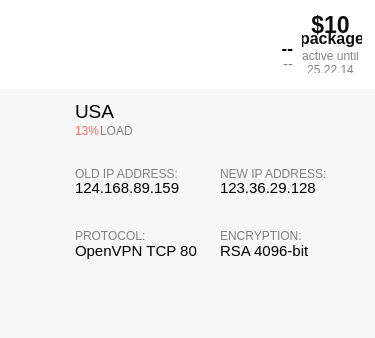
 <widget class="QDialog" name="ConnectionDialog">
  <property name="geometry">
   <rect>
    <x>0</x>
    <y>0</y>
    <width>375</width>
    <height>338</height>
   </rect>
  </property>
  <property name="windowTitle">
   <string>Safejumper</string>
  </property>
  <widget class="QFrame" name="frameLogo">
   <property name="geometry">
    <rect>
     <x>0</x>
     <y>0</y>
     <width>375</width>
     <height>89</height>
    </rect>
   </property>
   <property name="palette">
    <palette>
     <active>
      <colorrole role="Button">
       <brush brushstyle="SolidPattern">
        <color alpha="255">
         <red>255</red>
         <green>255</green>
         <blue>255</blue>
        </color>
       </brush>
      </colorrole>
      <colorrole role="Base">
       <brush brushstyle="SolidPattern">
        <color alpha="255">
         <red>255</red>
         <green>255</green>
         <blue>255</blue>
        </color>
       </brush>
      </colorrole>
      <colorrole role="Window">
       <brush brushstyle="SolidPattern">
        <color alpha="255">
         <red>255</red>
         <green>255</green>
         <blue>255</blue>
        </color>
       </brush>
      </colorrole>
     </active>
     <inactive>
      <colorrole role="Button">
       <brush brushstyle="SolidPattern">
        <color alpha="255">
         <red>255</red>
         <green>255</green>
         <blue>255</blue>
        </color>
       </brush>
      </colorrole>
      <colorrole role="Base">
       <brush brushstyle="SolidPattern">
        <color alpha="255">
         <red>255</red>
         <green>255</green>
         <blue>255</blue>
        </color>
       </brush>
      </colorrole>
      <colorrole role="Window">
       <brush brushstyle="SolidPattern">
        <color alpha="255">
         <red>255</red>
         <green>255</green>
         <blue>255</blue>
        </color>
       </brush>
      </colorrole>
     </inactive>
     <disabled>
      <colorrole role="Button">
       <brush brushstyle="SolidPattern">
        <color alpha="255">
         <red>255</red>
         <green>255</green>
         <blue>255</blue>
        </color>
       </brush>
      </colorrole>
      <colorrole role="Base">
       <brush brushstyle="SolidPattern">
        <color alpha="255">
         <red>255</red>
         <green>255</green>
         <blue>255</blue>
        </color>
       </brush>
      </colorrole>
      <colorrole role="Window">
       <brush brushstyle="SolidPattern">
        <color alpha="255">
         <red>255</red>
         <green>255</green>
         <blue>255</blue>
        </color>
       </brush>
      </colorrole>
     </disabled>
    </palette>
   </property>
   <property name="autoFillBackground">
    <bool>false</bool>
   </property>
   <property name="styleSheet">
    <string notr="true">QFrame
{
    background-color: #ffffff;
    border: 0;
}</string>
   </property>
   <property name="frameShape">
    <enum>QFrame::StyledPanel</enum>
   </property>
   <property name="frameShadow">
    <enum>QFrame::Raised</enum>
   </property>
   <widget class="QGraphicsView" name="gvLogoRound">
    <property name="geometry">
     <rect>
      <x>13</x>
      <y>16</y>
      <width>57</width>
      <height>57</height>
     </rect>
    </property>
    <property name="focusPolicy">
     <enum>Qt::NoFocus</enum>
    </property>
    <property name="styleSheet">
     <string notr="true">QGraphicsView
{
    border-image: url(:/imgs/logo2.png);
}</string>
    </property>
    <property name="interactive">
     <bool>false</bool>
    </property>
   </widget>
   <widget class="QLabel" name="L_Until">
    <property name="enabled">
     <bool>false</bool>
    </property>
    <property name="geometry">
     <rect>
      <x>300</x>
      <y>52</y>
      <width>61</width>
      <height>21</height>
     </rect>
    </property>
    <property name="font">
     <font>
      <pointsize>9</pointsize>
     </font>
    </property>
    <property name="styleSheet">
     <string notr="true">QLabel
{
color: #818181;
padding: 0;
margin: 0;
background: transparent;
}</string>
    </property>
    <property name="text">
     <string>active until
25.22.14</string>
    </property>
    <property name="alignment">
     <set>Qt::AlignCenter</set>
    </property>
   </widget>
   <widget class="QLabel" name="L_ConnectStatus">
    <property name="geometry">
     <rect>
      <x>170</x>
      <y>20</y>
      <width>124</width>
      <height>16</height>
     </rect>
    </property>
    <property name="styleSheet">
     <string notr="true">QLabel
{
    border:0px;
    color: #ffffff;
    border-image: url(:/imgs/connect-status-red.png);
}</string>
    </property>
    <property name="text">
     <string/>
    </property>
    <property name="alignment">
     <set>Qt::AlignRight|Qt::AlignTrailing|Qt::AlignVCenter</set>
    </property>
   </widget>
   <widget class="QLabel" name="L_Login">
    <property name="geometry">
     <rect>
      <x>98</x>
      <y>40</y>
      <width>195</width>
      <height>16</height>
     </rect>
    </property>
    <property name="font">
     <font>
      <family>Helvetica Neue</family>
      <pointsize>13</pointsize>
      <weight>75</weight>
      <bold>true</bold>
     </font>
    </property>
    <property name="styleSheet">
     <string notr="true">QLabel
{
background: transparent;
}</string>
    </property>
    <property name="text">
     <string>--</string>
    </property>
    <property name="alignment">
     <set>Qt::AlignRight|Qt::AlignTrailing|Qt::AlignVCenter</set>
    </property>
   </widget>
   <widget class="QLabel" name="L_Email">
    <property name="enabled">
     <bool>false</bool>
    </property>
    <property name="geometry">
     <rect>
      <x>80</x>
      <y>56</y>
      <width>213</width>
      <height>16</height>
     </rect>
    </property>
    <property name="font">
     <font>
      <family>Helvetica Neue</family>
      <pointsize>11</pointsize>
      <weight>50</weight>
      <bold>false</bold>
     </font>
    </property>
    <property name="styleSheet">
     <string notr="true">QLabel
{
    border:0px;
    color: #818181;
background: transparent;
}</string>
    </property>
    <property name="text">
     <string>--</string>
    </property>
    <property name="alignment">
     <set>Qt::AlignRight|Qt::AlignTrailing|Qt::AlignVCenter</set>
    </property>
   </widget>
   <widget class="QGraphicsView" name="gv_Ballance">
    <property name="geometry">
     <rect>
      <x>300</x>
      <y>12</y>
      <width>63</width>
      <height>63</height>
     </rect>
    </property>
    <property name="focusPolicy">
     <enum>Qt::NoFocus</enum>
    </property>
    <property name="styleSheet">
     <string notr="true">QGraphicsView
{
    border-image: url(:/imgs/ballance.png);
}</string>
    </property>
    <property name="interactive">
     <bool>false</bool>
    </property>
   </widget>
   <widget class="QLabel" name="L_Package">
    <property name="geometry">
     <rect>
      <x>302</x>
      <y>28</y>
      <width>60</width>
      <height>20</height>
     </rect>
    </property>
    <property name="font">
     <font>
      <family>Helvetica Neue</family>
      <pointsize>12</pointsize>
      <weight>75</weight>
      <bold>true</bold>
     </font>
    </property>
    <property name="styleSheet">
     <string notr="true">QLabel
{
background: transparent;
color: #0f0f0f;
}</string>
    </property>
    <property name="text">
     <string>package</string>
    </property>
    <property name="alignment">
     <set>Qt::AlignCenter</set>
    </property>
   </widget>
   <widget class="QLabel" name="L_Amount">
    <property name="enabled">
     <bool>false</bool>
    </property>
    <property name="geometry">
     <rect>
      <x>300</x>
      <y>15</y>
      <width>61</width>
      <height>20</height>
     </rect>
    </property>
    <property name="font">
     <font>
      <family>Helvetica Neue</family>
      <pointsize>17</pointsize>
      <weight>75</weight>
      <bold>true</bold>
     </font>
    </property>
    <property name="styleSheet">
     <string notr="true">QLabel
{
background: transparent;
color: #0f0f0f;
}</string>
    </property>
    <property name="text">
     <string>$10</string>
    </property>
    <property name="alignment">
     <set>Qt::AlignCenter</set>
    </property>
   </widget>
   <widget class="QPushButton" name="b_Package">
    <property name="geometry">
     <rect>
      <x>300</x>
      <y>12</y>
      <width>63</width>
      <height>63</height>
     </rect>
    </property>
    <property name="cursor">
     <cursorShape>PointingHandCursor</cursorShape>
    </property>
    <property name="focusPolicy">
     <enum>Qt::NoFocus</enum>
    </property>
    <property name="styleSheet">
     <string notr="true">QPushButton
{
    border:0px;
    color: #ffffff;
    border-image: url(:/imgs/cb-empty.png);
}</string>
    </property>
    <property name="text">
     <string/>
    </property>
   </widget>
   <zorder>gv_Ballance</zorder>
   <zorder>gvLogoRound</zorder>
   <zorder>L_Until</zorder>
   <zorder>L_ConnectStatus</zorder>
   <zorder>L_Login</zorder>
   <zorder>L_Email</zorder>
   <zorder>L_Package</zorder>
   <zorder>L_Amount</zorder>
   <zorder>b_Package</zorder>
  </widget>
  <widget class="QFrame" name="frameBottom">
   <property name="geometry">
    <rect>
     <x>0</x>
     <y>89</y>
     <width>375</width>
     <height>251</height>
    </rect>
   </property>
   <property name="palette">
    <palette>
     <active>
      <colorrole role="Button">
       <brush brushstyle="SolidPattern">
        <color alpha="255">
         <red>247</red>
         <green>247</green>
         <blue>247</blue>
        </color>
       </brush>
      </colorrole>
      <colorrole role="Light">
       <brush brushstyle="SolidPattern">
        <color alpha="255">
         <red>255</red>
         <green>0</green>
         <blue>0</blue>
        </color>
       </brush>
      </colorrole>
      <colorrole role="Base">
       <brush brushstyle="SolidPattern">
        <color alpha="255">
         <red>247</red>
         <green>247</green>
         <blue>247</blue>
        </color>
       </brush>
      </colorrole>
      <colorrole role="Window">
       <brush brushstyle="SolidPattern">
        <color alpha="255">
         <red>247</red>
         <green>247</green>
         <blue>247</blue>
        </color>
       </brush>
      </colorrole>
     </active>
     <inactive>
      <colorrole role="Button">
       <brush brushstyle="SolidPattern">
        <color alpha="255">
         <red>247</red>
         <green>247</green>
         <blue>247</blue>
        </color>
       </brush>
      </colorrole>
      <colorrole role="Light">
       <brush brushstyle="SolidPattern">
        <color alpha="255">
         <red>255</red>
         <green>0</green>
         <blue>0</blue>
        </color>
       </brush>
      </colorrole>
      <colorrole role="Base">
       <brush brushstyle="SolidPattern">
        <color alpha="255">
         <red>247</red>
         <green>247</green>
         <blue>247</blue>
        </color>
       </brush>
      </colorrole>
      <colorrole role="Window">
       <brush brushstyle="SolidPattern">
        <color alpha="255">
         <red>247</red>
         <green>247</green>
         <blue>247</blue>
        </color>
       </brush>
      </colorrole>
     </inactive>
     <disabled>
      <colorrole role="Button">
       <brush brushstyle="SolidPattern">
        <color alpha="255">
         <red>247</red>
         <green>247</green>
         <blue>247</blue>
        </color>
       </brush>
      </colorrole>
      <colorrole role="Light">
       <brush brushstyle="SolidPattern">
        <color alpha="255">
         <red>255</red>
         <green>0</green>
         <blue>0</blue>
        </color>
       </brush>
      </colorrole>
      <colorrole role="Base">
       <brush brushstyle="SolidPattern">
        <color alpha="255">
         <red>247</red>
         <green>247</green>
         <blue>247</blue>
        </color>
       </brush>
      </colorrole>
      <colorrole role="Window">
       <brush brushstyle="SolidPattern">
        <color alpha="255">
         <red>247</red>
         <green>247</green>
         <blue>247</blue>
        </color>
       </brush>
      </colorrole>
     </disabled>
    </palette>
   </property>
   <property name="autoFillBackground">
    <bool>false</bool>
   </property>
   <property name="styleSheet">
    <string notr="true">QFrame
{
    background-color: #f7f7f7;
    border: 0;
}</string>
   </property>
   <property name="frameShape">
    <enum>QFrame::StyledPanel</enum>
   </property>
   <property name="frameShadow">
    <enum>QFrame::Raised</enum>
   </property>
   <widget class="QPushButton" name="connectButton">
    <property name="geometry">
     <rect>
      <x>10</x>
      <y>194</y>
      <width>110</width>
      <height>41</height>
     </rect>
    </property>
    <property name="font">
     <font>
      <family>Helvetica Neue</family>
      <pointsize>10</pointsize>
     </font>
    </property>
    <property name="cursor">
     <cursorShape>PointingHandCursor</cursorShape>
    </property>
    <property name="focusPolicy">
     <enum>Qt::NoFocus</enum>
    </property>
    <property name="styleSheet">
     <string notr="true">QPushButton
{
    border:0px;
    color: #ffffff;
    border-image: url(:/imgs/b-connect-norm.png);
}
QPushButton:hover:!pressed
{
    border-image: url(:/imgs/b-connect-hover.png);
}
QPushButton:pressed
{
    border-image: url(:/imgs/b-connect-pressed.png);
}</string>
    </property>
    <property name="text">
     <string/>
    </property>
   </widget>
   <widget class="QLabel" name="line_1">
    <property name="geometry">
     <rect>
      <x>0</x>
      <y>0</y>
      <width>375</width>
      <height>3</height>
     </rect>
    </property>
    <property name="styleSheet">
     <string notr="true">QLabel
{
    border:0px;
    border-image: url(:/imgs/h-line.png);
}</string>
    </property>
    <property name="text">
     <string/>
    </property>
   </widget>
   <widget class="QLabel" name="line_2">
    <property name="geometry">
     <rect>
      <x>0</x>
      <y>60</y>
      <width>375</width>
      <height>3</height>
     </rect>
    </property>
    <property name="styleSheet">
     <string notr="true">QLabel
{
    border:0px;
    border-image: url(:/imgs/h-line.png);
}</string>
    </property>
    <property name="text">
     <string/>
    </property>
   </widget>
   <widget class="QLabel" name="line_3">
    <property name="geometry">
     <rect>
      <x>0</x>
      <y>120</y>
      <width>375</width>
      <height>3</height>
     </rect>
    </property>
    <property name="styleSheet">
     <string notr="true">QLabel
{
    border:0px;
    border-image: url(:/imgs/h-line.png);
}</string>
    </property>
    <property name="text">
     <string/>
    </property>
   </widget>
   <widget class="QLabel" name="line_4">
    <property name="geometry">
     <rect>
      <x>0</x>
      <y>180</y>
      <width>375</width>
      <height>3</height>
     </rect>
    </property>
    <property name="styleSheet">
     <string notr="true">QLabel
{
    border:0px;
    border-image: url(:/imgs/h-line.png);
}</string>
    </property>
    <property name="text">
     <string/>
    </property>
   </widget>
   <widget class="QGraphicsView" name="gv_Globe">
    <property name="geometry">
     <rect>
      <x>17</x>
      <y>18</y>
      <width>26</width>
      <height>26</height>
     </rect>
    </property>
    <property name="styleSheet">
     <string notr="true">QGraphicsView
{
    border-image: url(:/imgs/icon-globe.png);
}</string>
    </property>
    <property name="interactive">
     <bool>false</bool>
    </property>
   </widget>
   <widget class="QGraphicsView" name="vline_1">
    <property name="geometry">
     <rect>
      <x>60</x>
      <y>20</y>
      <width>2</width>
      <height>21</height>
     </rect>
    </property>
    <property name="styleSheet">
     <string notr="true">QGraphicsView
{
    border-image: url(:/imgs/v-line-short.png);
}</string>
    </property>
    <property name="interactive">
     <bool>false</bool>
    </property>
   </widget>
   <widget class="QLabel" name="L_Country">
    <property name="geometry">
     <rect>
      <x>75</x>
      <y>14</y>
      <width>245</width>
      <height>20</height>
     </rect>
    </property>
    <property name="font">
     <font>
      <family>Helvetica Neue</family>
      <pointsize>14</pointsize>
      <weight>50</weight>
      <bold>false</bold>
     </font>
    </property>
    <property name="styleSheet">
     <string notr="true"/>
    </property>
    <property name="text">
     <string>USA</string>
    </property>
    <property name="alignment">
     <set>Qt::AlignBottom|Qt::AlignLeading|Qt::AlignLeft</set>
    </property>
   </widget>
   <widget class="QLabel" name="L_Percent">
    <property name="geometry">
     <rect>
      <x>75</x>
      <y>35</y>
      <width>31</width>
      <height>16</height>
     </rect>
    </property>
    <property name="font">
     <font>
      <family>Helvetica Neue</family>
      <pointsize>9</pointsize>
      <weight>50</weight>
      <bold>false</bold>
     </font>
    </property>
    <property name="styleSheet">
     <string notr="true">QLabel
{
color: #f77268;
background: transparent;
}</string>
    </property>
    <property name="text">
     <string>13%</string>
    </property>
    <property name="alignment">
     <set>Qt::AlignLeading|Qt::AlignLeft|Qt::AlignTop</set>
    </property>
   </widget>
   <widget class="QLabel" name="L_LOAD">
    <property name="geometry">
     <rect>
      <x>100</x>
      <y>35</y>
      <width>40</width>
      <height>16</height>
     </rect>
    </property>
    <property name="font">
     <font>
      <family>Helvetica Neue</family>
      <pointsize>9</pointsize>
      <weight>50</weight>
      <bold>false</bold>
     </font>
    </property>
    <property name="styleSheet">
     <string notr="true">QLabel
{
color: #818181;
}</string>
    </property>
    <property name="text">
     <string>LOAD</string>
    </property>
    <property name="alignment">
     <set>Qt::AlignLeading|Qt::AlignLeft|Qt::AlignTop</set>
    </property>
   </widget>
   <widget class="QPushButton" name="b_Flag">
    <property name="geometry">
     <rect>
      <x>337</x>
      <y>24</y>
      <width>18</width>
      <height>18</height>
     </rect>
    </property>
    <property name="cursor">
     <cursorShape>PointingHandCursor</cursorShape>
    </property>
    <property name="focusPolicy">
     <enum>Qt::NoFocus</enum>
    </property>
    <property name="styleSheet">
     <string notr="true">QPushButton
{
    border:0px;
    color: #ffffff;
border-image: url(:/imgs/flag-usa.png);
}</string>
    </property>
    <property name="text">
     <string/>
    </property>
   </widget>
   <widget class="QPushButton" name="b_FlagBox">
    <property name="geometry">
     <rect>
      <x>327</x>
      <y>16</y>
      <width>37</width>
      <height>32</height>
     </rect>
    </property>
    <property name="cursor">
     <cursorShape>PointingHandCursor</cursorShape>
    </property>
    <property name="focusPolicy">
     <enum>Qt::NoFocus</enum>
    </property>
    <property name="styleSheet">
     <string notr="true">QPushButton
{
    border:0px;
    color: #ff0000;
border-image: url(:/imgs/flag-box.png);
}</string>
    </property>
    <property name="text">
     <string/>
    </property>
   </widget>
   <widget class="QGraphicsView" name="gv_Globe_2">
    <property name="geometry">
     <rect>
      <x>20</x>
      <y>78</y>
      <width>26</width>
      <height>26</height>
     </rect>
    </property>
    <property name="styleSheet">
     <string notr="true">QGraphicsView
{
    border-image: url(:/imgs/icon-plug.png);
}</string>
    </property>
    <property name="interactive">
     <bool>false</bool>
    </property>
   </widget>
   <widget class="QLabel" name="L_OldIpCaplion">
    <property name="geometry">
     <rect>
      <x>75</x>
      <y>78</y>
      <width>115</width>
      <height>16</height>
     </rect>
    </property>
    <property name="font">
     <font>
      <family>Helvetica Neue</family>
      <pointsize>9</pointsize>
      <weight>50</weight>
      <bold>false</bold>
     </font>
    </property>
    <property name="styleSheet">
     <string notr="true">QLabel
{
color: #818181;
background: transparent;
}</string>
    </property>
    <property name="text">
     <string>OLD IP ADDRESS:</string>
    </property>
    <property name="alignment">
     <set>Qt::AlignLeading|Qt::AlignLeft|Qt::AlignTop</set>
    </property>
   </widget>
   <widget class="QGraphicsView" name="vline_2">
    <property name="geometry">
     <rect>
      <x>60</x>
      <y>80</y>
      <width>2</width>
      <height>21</height>
     </rect>
    </property>
    <property name="styleSheet">
     <string notr="true">QGraphicsView
{
    border-image: url(:/imgs/v-line-short.png);
}</string>
    </property>
    <property name="interactive">
     <bool>false</bool>
    </property>
   </widget>
   <widget class="QLabel" name="L_OldIp">
    <property name="geometry">
     <rect>
      <x>75</x>
      <y>90</y>
      <width>131</width>
      <height>20</height>
     </rect>
    </property>
    <property name="font">
     <font>
      <family>Helvetica Neue</family>
      <pointsize>11</pointsize>
      <weight>50</weight>
      <bold>false</bold>
     </font>
    </property>
    <property name="styleSheet">
     <string notr="true">QLabel
{
background: transparent;
}</string>
    </property>
    <property name="text">
     <string>124.168.89.159</string>
    </property>
    <property name="alignment">
     <set>Qt::AlignLeading|Qt::AlignLeft|Qt::AlignTop</set>
    </property>
   </widget>
   <widget class="QLabel" name="L_OldIpCaplion_2">
    <property name="geometry">
     <rect>
      <x>220</x>
      <y>78</y>
      <width>115</width>
      <height>16</height>
     </rect>
    </property>
    <property name="font">
     <font>
      <family>Helvetica Neue</family>
      <pointsize>9</pointsize>
      <weight>50</weight>
      <bold>false</bold>
     </font>
    </property>
    <property name="styleSheet">
     <string notr="true">QLabel
{
color: #818181;
background: transparent;
}</string>
    </property>
    <property name="text">
     <string>NEW IP ADDRESS:</string>
    </property>
    <property name="alignment">
     <set>Qt::AlignLeading|Qt::AlignLeft|Qt::AlignTop</set>
    </property>
   </widget>
   <widget class="QGraphicsView" name="vline_3">
    <property name="geometry">
     <rect>
      <x>205</x>
      <y>80</y>
      <width>2</width>
      <height>21</height>
     </rect>
    </property>
    <property name="styleSheet">
     <string notr="true">QGraphicsView
{
    border-image: url(:/imgs/v-line-short.png);
}</string>
    </property>
    <property name="interactive">
     <bool>false</bool>
    </property>
   </widget>
   <widget class="QLabel" name="L_NewIp">
    <property name="geometry">
     <rect>
      <x>220</x>
      <y>90</y>
      <width>131</width>
      <height>20</height>
     </rect>
    </property>
    <property name="font">
     <font>
      <family>Helvetica Neue</family>
      <pointsize>11</pointsize>
      <weight>50</weight>
      <bold>false</bold>
     </font>
    </property>
    <property name="styleSheet">
     <string notr="true"/>
    </property>
    <property name="text">
     <string>123.36.29.128</string>
    </property>
    <property name="alignment">
     <set>Qt::AlignLeading|Qt::AlignLeft|Qt::AlignTop</set>
    </property>
   </widget>
   <widget class="QGraphicsView" name="vline_4">
    <property name="geometry">
     <rect>
      <x>205</x>
      <y>142</y>
      <width>2</width>
      <height>21</height>
     </rect>
    </property>
    <property name="styleSheet">
     <string notr="true">QGraphicsView
{
    border-image: url(:/imgs/v-line-short.png);
}</string>
    </property>
    <property name="interactive">
     <bool>false</bool>
    </property>
   </widget>
   <widget class="QLabel" name="L_OldIpCaplion_3">
    <property name="geometry">
     <rect>
      <x>75</x>
      <y>140</y>
      <width>81</width>
      <height>16</height>
     </rect>
    </property>
    <property name="font">
     <font>
      <family>Helvetica Neue</family>
      <pointsize>9</pointsize>
      <weight>50</weight>
      <bold>false</bold>
     </font>
    </property>
    <property name="styleSheet">
     <string notr="true">QLabel
{
color: #818181;
background: transparent;
}</string>
    </property>
    <property name="text">
     <string>PROTOCOL:</string>
    </property>
    <property name="alignment">
     <set>Qt::AlignLeading|Qt::AlignLeft|Qt::AlignTop</set>
    </property>
   </widget>
   <widget class="QLabel" name="L_OldIpCaplion_4">
    <property name="geometry">
     <rect>
      <x>220</x>
      <y>140</y>
      <width>81</width>
      <height>16</height>
     </rect>
    </property>
    <property name="font">
     <font>
      <family>Helvetica Neue</family>
      <pointsize>9</pointsize>
      <weight>50</weight>
      <bold>false</bold>
     </font>
    </property>
    <property name="styleSheet">
     <string notr="true">QLabel
{
color: #818181;
background: transparent;
}</string>
    </property>
    <property name="text">
     <string>ENCRYPTION:</string>
    </property>
    <property name="alignment">
     <set>Qt::AlignLeading|Qt::AlignLeft|Qt::AlignTop</set>
    </property>
   </widget>
   <widget class="QGraphicsView" name="gv_Globe_3">
    <property name="geometry">
     <rect>
      <x>19</x>
      <y>140</y>
      <width>26</width>
      <height>26</height>
     </rect>
    </property>
    <property name="styleSheet">
     <string notr="true">QGraphicsView
{
    border-image: url(:/imgs/icon-direction.png);
}</string>
    </property>
    <property name="interactive">
     <bool>false</bool>
    </property>
   </widget>
   <widget class="QGraphicsView" name="vline_5">
    <property name="geometry">
     <rect>
      <x>60</x>
      <y>142</y>
      <width>2</width>
      <height>21</height>
     </rect>
    </property>
    <property name="styleSheet">
     <string notr="true">QGraphicsView
{
    border-image: url(:/imgs/v-line-short.png);
}</string>
    </property>
    <property name="interactive">
     <bool>false</bool>
    </property>
   </widget>
   <widget class="QLabel" name="L_Protocol">
    <property name="geometry">
     <rect>
      <x>75</x>
      <y>153</y>
      <width>131</width>
      <height>20</height>
     </rect>
    </property>
    <property name="font">
     <font>
      <family>Helvetica Neue</family>
      <pointsize>11</pointsize>
      <weight>50</weight>
      <bold>false</bold>
     </font>
    </property>
    <property name="styleSheet">
     <string notr="true">QLabel
{
background: transparent;
}</string>
    </property>
    <property name="text">
     <string>OpenVPN TCP 80</string>
    </property>
    <property name="alignment">
     <set>Qt::AlignLeading|Qt::AlignLeft|Qt::AlignTop</set>
    </property>
   </widget>
   <widget class="QLabel" name="L_Encryption">
    <property name="geometry">
     <rect>
      <x>220</x>
      <y>153</y>
      <width>131</width>
      <height>20</height>
     </rect>
    </property>
    <property name="font">
     <font>
      <family>Helvetica Neue</family>
      <pointsize>11</pointsize>
      <weight>50</weight>
      <bold>false</bold>
     </font>
    </property>
    <property name="styleSheet">
     <string notr="true">QLabel
{
background: transparent;
}</string>
    </property>
    <property name="text">
     <string>RSA 4096-bit</string>
    </property>
    <property name="alignment">
     <set>Qt::AlignLeading|Qt::AlignLeft|Qt::AlignTop</set>
    </property>
   </widget>
   <widget class="QPushButton" name="jumpButton">
    <property name="geometry">
     <rect>
      <x>133</x>
      <y>194</y>
      <width>110</width>
      <height>41</height>
     </rect>
    </property>
    <property name="font">
     <font>
      <family>Helvetica Neue</family>
      <pointsize>10</pointsize>
     </font>
    </property>
    <property name="cursor">
     <cursorShape>PointingHandCursor</cursorShape>
    </property>
    <property name="focusPolicy">
     <enum>Qt::NoFocus</enum>
    </property>
    <property name="styleSheet">
     <string notr="true">QPushButton
{
    border:0px;
    color: #ffffff;
    border-image: url(:/imgs/b-jump-norm.png);
}
QPushButton:hover:!pressed
{
    border-image: url(:/imgs/b-jump-hover.png);
}
QPushButton:pressed
{
    border-image: url(:/imgs/b-jump-pressed.png);
}</string>
    </property>
    <property name="text">
     <string/>
    </property>
   </widget>
   <widget class="QPushButton" name="settingsButton">
    <property name="geometry">
     <rect>
      <x>255</x>
      <y>194</y>
      <width>110</width>
      <height>41</height>
     </rect>
    </property>
    <property name="font">
     <font>
      <family>Helvetica Neue</family>
      <pointsize>10</pointsize>
     </font>
    </property>
    <property name="cursor">
     <cursorShape>PointingHandCursor</cursorShape>
    </property>
    <property name="focusPolicy">
     <enum>Qt::NoFocus</enum>
    </property>
    <property name="styleSheet">
     <string notr="true">QPushButton
{
    border:0px;
    color: #ffffff;
    border-image: url(:/imgs/b-settings-norm.png);
}
QPushButton:hover:!pressed
{
    border-image: url(:/imgs/b-settings-hover.png);
}
QPushButton:pressed
{
    border-image: url(:/imgs/b-settings-pressed.png);
}</string>
    </property>
    <property name="text">
     <string/>
    </property>
   </widget>
   <widget class="QPushButton" name="b_Row_Country">
    <property name="geometry">
     <rect>
      <x>70</x>
      <y>10</y>
      <width>295</width>
      <height>43</height>
     </rect>
    </property>
    <property name="cursor">
     <cursorShape>PointingHandCursor</cursorShape>
    </property>
    <property name="focusPolicy">
     <enum>Qt::NoFocus</enum>
    </property>
    <property name="styleSheet">
     <string notr="true">QPushButton
{
    border:0px;
    border-image: url(:/imgs/cb-empty.png);
}</string>
    </property>
    <property name="text">
     <string/>
    </property>
   </widget>
   <widget class="QPushButton" name="b_Row_Ip">
    <property name="geometry">
     <rect>
      <x>70</x>
      <y>70</y>
      <width>295</width>
      <height>43</height>
     </rect>
    </property>
    <property name="cursor">
     <cursorShape>PointingHandCursor</cursorShape>
    </property>
    <property name="focusPolicy">
     <enum>Qt::NoFocus</enum>
    </property>
    <property name="styleSheet">
     <string notr="true">QPushButton
{
    border:0px;
    border-image: url(:/imgs/cb-empty.png);
}</string>
    </property>
    <property name="text">
     <string/>
    </property>
   </widget>
   <widget class="QPushButton" name="b_Row_Protocol">
    <property name="geometry">
     <rect>
      <x>70</x>
      <y>130</y>
      <width>131</width>
      <height>43</height>
     </rect>
    </property>
    <property name="cursor">
     <cursorShape>PointingHandCursor</cursorShape>
    </property>
    <property name="focusPolicy">
     <enum>Qt::NoFocus</enum>
    </property>
    <property name="styleSheet">
     <string notr="true">QPushButton
{
    border:0px;
    border-image: url(:/imgs/cb-empty.png);
}</string>
    </property>
    <property name="text">
     <string/>
    </property>
   </widget>
   <widget class="QPushButton" name="cancelButton">
    <property name="geometry">
     <rect>
      <x>10</x>
      <y>194</y>
      <width>110</width>
      <height>41</height>
     </rect>
    </property>
    <property name="font">
     <font>
      <family>Helvetica Neue</family>
      <pointsize>10</pointsize>
     </font>
    </property>
    <property name="cursor">
     <cursorShape>PointingHandCursor</cursorShape>
    </property>
    <property name="focusPolicy">
     <enum>Qt::NoFocus</enum>
    </property>
    <property name="styleSheet">
     <string notr="true">QPushButton
{
    border:0px;
    color: #ffffff;
    border-image: url(:/imgs/b-cancel-norm.png);
}
QPushButton:hover:!pressed
{
    border-image: url(:/imgs/b-cancel-hover.png);
}
QPushButton:pressed
{
    border-image: url(:/imgs/b-cancel-pressed.png);
}</string>
    </property>
    <property name="text">
     <string/>
    </property>
   </widget>
   <widget class="QPushButton" name="b_Row_Encryption">
    <property name="geometry">
     <rect>
      <x>215</x>
      <y>130</y>
      <width>131</width>
      <height>43</height>
     </rect>
    </property>
    <property name="cursor">
     <cursorShape>PointingHandCursor</cursorShape>
    </property>
    <property name="focusPolicy">
     <enum>Qt::NoFocus</enum>
    </property>
    <property name="styleSheet">
     <string notr="true">QPushButton
{
    border:0px;
    border-image: url(:/imgs/cb-empty.png);
}</string>
    </property>
    <property name="text">
     <string/>
    </property>
   </widget>
   <zorder>cancelButton</zorder>
   <zorder>b_FlagBox</zorder>
   <zorder>connectButton</zorder>
   <zorder>line_1</zorder>
   <zorder>line_2</zorder>
   <zorder>line_3</zorder>
   <zorder>line_4</zorder>
   <zorder>gv_Globe</zorder>
   <zorder>vline_1</zorder>
   <zorder>L_Country</zorder>
   <zorder>L_Percent</zorder>
   <zorder>L_LOAD</zorder>
   <zorder>b_Flag</zorder>
   <zorder>gv_Globe_2</zorder>
   <zorder>L_OldIpCaplion</zorder>
   <zorder>vline_2</zorder>
   <zorder>L_OldIp</zorder>
   <zorder>L_OldIpCaplion_2</zorder>
   <zorder>vline_3</zorder>
   <zorder>L_NewIp</zorder>
   <zorder>vline_4</zorder>
   <zorder>L_OldIpCaplion_3</zorder>
   <zorder>L_OldIpCaplion_4</zorder>
   <zorder>gv_Globe_3</zorder>
   <zorder>vline_5</zorder>
   <zorder>L_Protocol</zorder>
   <zorder>L_Encryption</zorder>
   <zorder>jumpButton</zorder>
   <zorder>settingsButton</zorder>
   <zorder>b_Row_Ip</zorder>
   <zorder>b_Row_Country</zorder>
   <zorder>b_Row_Protocol</zorder>
   <zorder>b_Row_Encryption</zorder>
  </widget>
 </widget>
